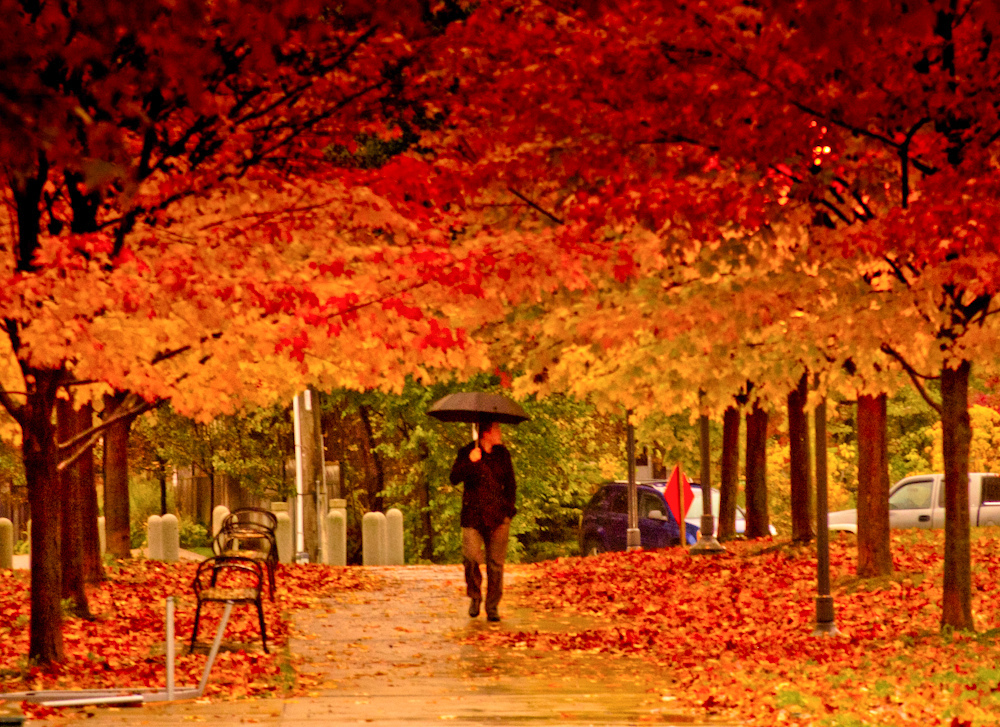
#> input picture images/autumn.jpg, 1000 x 727 px, given in place of mean_fig1_a.png, which was not available
$ python generate_result_image.py   (older library calls are emulated)
#> lines starting #> are read from the running program, lines starting #| are printed output that depends on the picture; pictures that were not available may be replaced by others from this repository, and a replacement may not be noted
### color_transfer/models.py
import cv2
import numpy as np
from scipy.stats import special_ortho_group
from color_transfer.utils import cx_rgb2lab, cx_lab2rgb

# machine epsilon for floating point arithmetic
eps = np.finfo(np.float32).eps

# F. Pitie 2007 Monge-Kantorovitch linear Colour transfer
# [298 lines left out: functions MKL_CX, mkl, REGRAIN_CX, regrain_cx, regrain_recursion, solve and 4 more, not called in this run]

# Erik Reinhard 2001 Color Transfer between Images
def Mean_CX(source_rgb, target_rgb, conversion):
    """
    compute using mean and standard deviation by Reinhard et al.
    http://erikreinhard.com/papers/colourtransfer.pdf
    :param source: source in RGB colour space (0-255) on numpy array
    :param target: target in RGB colour space (0-255) on numpy array
    :param conversion: 3 type colour space conversions required for mean model only
                       'opencv' = opencv-python package colour space conversion
                       'matrix' = colour space conversion matrix by Reinhard et al.
                                  http://erikreinhard.com/papers/colourtransfer.pdf
                       'noconv' = no colour space conversion
    :return: output image in RGB colour space (0-255) on numpy array
    """
    if source_rgb.ndim != 3 and target_rgb.ndim != 3:
        print('pictures must have 3 dimensions')
    if conversion == 'opencv':
        return opencv_mean_cx(source_rgb, target_rgb)
    if conversion == 'matrix':
        return matrix_mean_cx(source_rgb, target_rgb)
    if conversion == 'noconv':
        return noconv_mean_cx(source_rgb, target_rgb)

def opencv_mean_cx(source_rgb, target_rgb):
    """
    Colour transfer (CX) from target image's colour characteristics into source image,
    using opencv-python package to convert between colour space.
    :param source_rgb: source in RGB colour space (0-255) on numpy array
    :param target_rgb: target in RGB colour space (0-255) on numpy array
    :return: corrected image in RGB colour space (0-255) on numpy array
    """
    # convert from RGB to LAB colour space for source and target
    source_lab = cv2.cvtColor(source_rgb, cv2.COLOR_RGB2LAB).astype(np.float)
    target_lab = cv2.cvtColor(target_rgb, cv2.COLOR_RGB2LAB).astype(np.float)

    # statistics and colour correction
    correction = colour_correction(source_lab, target_lab, True)

    # convert from LAB to RGB colour space
    return cv2.cvtColor(correction.astype(np.uint8), cv2.COLOR_LAB2RGB)

def matrix_mean_cx(source_rgb, target_rgb):
    """
    Colour transfer (CX) from target image's colour characteristics into source image,
    by Reinhard et al. http://erikreinhard.com/papers/colourtransfer.pdf
    :param source_rgb: source in RGB colour space (0-255) on numpy array
    :param target_rgb: target in RGB colour space (0-255) on numpy array
    :return: corrected image in RGB colour space (0-255) on numpy array
    """
    # convert from RGB to LAB colour space for source and target
    source_lab = cx_rgb2lab(source_rgb, True)
    target_lab = cx_rgb2lab(target_rgb, True)

    # statistics and colour correction
    correction = colour_correction(source_lab, target_lab)

    # convert from LAB to RGB colour space
    return cx_lab2rgb(correction, True)

def noconv_mean_cx(source_rgb, target_rgb):
    """
    Colour transfer (CX) from target image's colour characteristics into source image,
    colour transfer directly on the RGB colour space.
    :param source_rgb: source in RGB colour space (0-255) on numpy array
    :param target_rgb: target in RGB colour space (0-255) on numpy array
    :return: corrected image in RGB colour space (0-255) on numpy array
    """

    # statistics and colour correction
    correction = colour_correction(source_rgb, target_rgb)

    # no colour space conversion
    return correction.astype(np.uint8)

def colour_correction(source_lab, target_lab, clip=False):
    """
    Colour correction is to compute mean and standard deviation,
    individually in for each axis under lab colour space.
    by Reinhard et al. http://erikreinhard.com/papers/colourtransfer.pdf
    :param source_lab: source in lab colour space on numpy array
    :param target_lab: target in lab colour space on numpy array
    :param clip: limit the data points range (0-255) for opencv-python conversion lab to RGB
    :return: corrected image in lab colour space on numpy array
    """
    # split into individual channel space for statistics and colour correction
    # to maximise the efficiency
    (source_l, source_a, source_b) = cv2.split(source_lab)
    (target_l, target_a, target_b) = cv2.split(target_lab)

    # FYP equation 4 subtract source mean from the source data points
    l = source_l - source_l.mean()
    a = source_a - source_a.mean()
    b = source_b - source_b.mean()

    # FYP equation 5 scale down by factoring the respective standard deviation
    l = (target_l.std() / source_l.std()) * l
    a = (target_a.std() / source_a.std()) * a
    b = (target_b.std() / source_b.std()) * b

    # adding the target mean back to the respective data points
    l = l + target_l.mean()
    a = a + target_a.mean()
    b = b + target_b.mean()

    # limit the data points range (0-255) for opencv-python conversion lab to RGB
    if clip:
        l = np.clip(l, 0, 255)
        a = np.clip(a, 0, 255)
        b = np.clip(b, 0, 255)

    # merge individual channel back into lab colour space
    return cv2.merge([l, a, b])

### color_transfer/utils.py
import numpy as np
import cv2

def cx_rgb2lab(image_rgb, log10):
    """
    Colour space conversion from RGB to lab space referencing from paper
    by Reinhard et al. http://erikreinhard.com/papers/colourtransfer.pdf
    :param image_rgb: image in RGB color space on numpy array
    :param log10: true = eliminate the skew by log10 on LMS, false = bypass log10 on LMS
    :return: image in lab color space on numpy array
    """
    # equation 2 to convert RGB space to XYZ space
    rgb2xyz_eq = [[0.5141, 0.3239, 0.1604],
                  [0.2651, 0.6702, 0.0641],
                  [0.0241, 0.1228, 0.8444]]

    # equation 3 to convert XYZ space to LMS space
    xyz2lms_eq = [[0.3897, 0.6890, -0.0787],
                  [-0.2298, 1.1834, 0.0464],
                  [0.0000, 0.0000, 1.0000]]

    # dot product of equation 2 and 3 to convert RGB space to LMS space (more precise)
    rgb2lms_eq1 = np.matmul(xyz2lms_eq, rgb2xyz_eq)

    # equation 4 (FYP equation 1) to to convert RGB space to LMS space
    rgb2lms_eq2 = [[0.3811, 0.5783, 0.0402],
                   [0.1967, 0.7244, 0.0782],
                   [0.0241, 0.1288, 0.8444]]

    # left of equation 6 (FYP equation 3) to convert LMS space to lab space
    lms2lab_eq1 = [[1 / np.sqrt(3), 0.0000, 0.0000],
                   [0.0000, 1 / np.sqrt(6), 0.0000],
                   [0.0000, 0.0000, 1 / np.sqrt(2)]]

    # right of equation 6 (FYP equation 3) to convert LMS space to lab space
    lms2lab_eq2 = [[1.0000, 1.0000, 1.0000],
                   [1.0000, 1.0000, -2.0000],
                   [1.0000, -1.0000, 0.0000]]

    # dot product of equation 6 (FYP equation 3) to convert LMS space to lab space
    lms2lab_eq = np.matmul(lms2lab_eq1, lms2lab_eq2)

    # split RGB into individual channel space for color space conversion to optimize the computation time
    r, g, b = cv2.split(image_rgb)

    # convert RGB space to LMS space
    L = r * rgb2lms_eq1[0][0] + g * rgb2lms_eq1[0][1] + b * rgb2lms_eq1[0][2]
    M = r * rgb2lms_eq1[1][0] + g * rgb2lms_eq1[1][1] + b * rgb2lms_eq1[1][2]
    S = r * rgb2lms_eq1[2][0] + g * rgb2lms_eq1[2][1] + b * rgb2lms_eq1[2][2]

    # to prevent divide by zero encountered in log python numpy machine epsilon
    eps = np.finfo(np.float32).eps

    # equation 5 (FYP equation 2) to eliminate the skew
    if log10:
        L = np.log10(L.clip(min=eps))
        M = np.log10(M.clip(min=eps))
        S = np.log10(S.clip(min=eps))

    # convert LMS space to lab space
    l = L * lms2lab_eq[0][0] + M * lms2lab_eq[0][1] + S * lms2lab_eq[0][2]
    a = L * lms2lab_eq[1][0] + M * lms2lab_eq[1][1] + S * lms2lab_eq[1][2]
    b = L * lms2lab_eq[2][0] + M * lms2lab_eq[2][1] + S * lms2lab_eq[2][2]

    # merge individual channel into lab color space
    return cv2.merge([l, a, b]).astype(np.float32)

def cx_lab2rgb(image_lab, power10):
    """
    Colour space conversion from lab to RGB space.
    by Reinhard et al. http://erikreinhard.com/papers/colourtransfer.pdf
    :param image_lab: image in lab colour space on numpy array
    :param power10: true = raise back to linear space, false = bypass power10 on LMS
    :return: image in RGB colour space on numpy array
    """
    # left of equation 8 (FYP equation 6) to convert lab space to LMS space
    lab2lms_eq1 = [[1.0000, 1.0000, 1.0000],
                   [1.0000, 1.0000, -1.0000],
                   [1.0000, -2.0000, 0.0000]]

    # right of equation 8 (FYP equation 6) to convert lab space to LMS space
    lab2lms_eq2 = [[np.sqrt(3)/3, 0.0000, 0.0000],
                   [0.0000, np.sqrt(6)/6, 0.0000],
                   [0.0000, 0.0000, np.sqrt(2)/2]]

    # dot product of equation 8 (FYP equation 6) to convert lab space to LMS space
    lab2lms_eq = np.matmul(lab2lms_eq1, lab2lms_eq2)

    # equation 9 (FYP equation 8) to convert LMS space to RGB space
    lms2rgb_eq = [[4.4679, -3.5876, 0.1193],
                  [-1.2186, 2.3809, -0.1624],
                  [0.0497, -0.2439, 1.2045]]

    # split lab into individual channel space for colour space conversion to optimize the computation time
    l, a, b = cv2.split(image_lab)

    # convert lab space to LMS space
    L = l * lab2lms_eq[0][0] + a * lab2lms_eq[0][1] + b * lab2lms_eq[0][2]
    M = l * lab2lms_eq[1][0] + a * lab2lms_eq[1][1] + b * lab2lms_eq[1][2]
    S = l * lab2lms_eq[2][0] + a * lab2lms_eq[2][1] + b * lab2lms_eq[2][2]

    # (FYP equation 7) raise back to linear space
    if power10:
        L = np.power(10, L)
        M = np.power(10, M)
        S = np.power(10, S)

    # convert LMS space to RGB space
    r = L * lms2rgb_eq[0][0] + M * lms2rgb_eq[0][1] + S * lms2rgb_eq[0][2]
    g = L * lms2rgb_eq[1][0] + M * lms2rgb_eq[1][1] + S * lms2rgb_eq[1][2]
    b = L * lms2rgb_eq[2][0] + M * lms2rgb_eq[2][1] + S * lms2rgb_eq[2][2]

    # merge individual channel into RGB colour space
    return cv2.merge([r, g, b]).astype(np.float32)

### color_transfer/color_transfer.py
from color_transfer.models import Mean_CX, MKL_CX, IDT_CX, REGRAIN_CX

def ColourXfer(source_rgb, target_rgb, model, conversion=None):
    """
    Colour transfer the source image with the target image's colour characteristics.
    :param source_rgb: source image in RGB colour space (0-255) on numpy array uint8
    :param target_rgb: target image in RGB colour space (0-255) on numpy array uint8
    :param conversion: 3 type colour space conversions required for mean model only
                  'opencv' = opencv-python package colour space conversion
                  'matrix' = colour space conversion matrix by Reinhard et al.
                             http://erikreinhard.com/papers/colourtransfer.pdf
                  'noconv' = no colour space conversion
    :param model: 4 type colour transfer models
                  'mean' = Mean model by Reinhard et al.
                           http://erikreinhard.com/papers/colourtransfer.pdf
                  'idt' = IDT model by Pitié et al.
                          https://github.com/frcs/colour-transfer/blob/master/publications/pitie05iccv.pdf
                  'regrain' = Regrain model by Pitié et al.
                              https://github.com/frcs/colour-transfer/blob/master/publications/pitie07cviu.pdf
                  'mkl' = MKL model by Pitié et al.
                          https://github.com/frcs/colour-transfer/blob/master/publications/pitie07cvmp.pdf
    :return: output_rgb: corrected image in RGB colour space (0-255) on numpy array uint8
    """
    if model == 'mean':
        return Mean_CX(source_rgb, target_rgb, conversion)
    if model == 'idt':
        return IDT_CX(source_rgb, target_rgb)
    if model == 'regrain':
        return REGRAIN_CX(source_rgb, target_rgb)
    if model == 'mkl':
        return MKL_CX(source_rgb, target_rgb)

### generate_result_image.py
import cv2
import matplotlib.pyplot as plt
from color_transfer.color_transfer import ColourXfer
from color_transfer.utils import cx_rgb2lab, cx_lab2rgb
import numpy as np


# 1) mean transfer using opencv and matrix colour space conversion on fig1(a) and fig1(B)
mean_fig1_a_path = "images/mean_fig1_a.png"
mean_fig1_a_bgr = cv2.imread(mean_fig1_a_path, cv2.IMREAD_COLOR)
#> mean_fig1_a_bgr is the input picture: shape (727, 1000, 3); mean B, G, R 13.8, 60.9, 164.3
mean_fig1_a_rgb = cv2.cvtColor(mean_fig1_a_bgr, cv2.COLOR_RGB2BGR)
mean_fig1_b_path = "images/mean_fig1_b.png"
mean_fig1_b_bgr = cv2.imread(mean_fig1_b_path, cv2.IMREAD_COLOR)
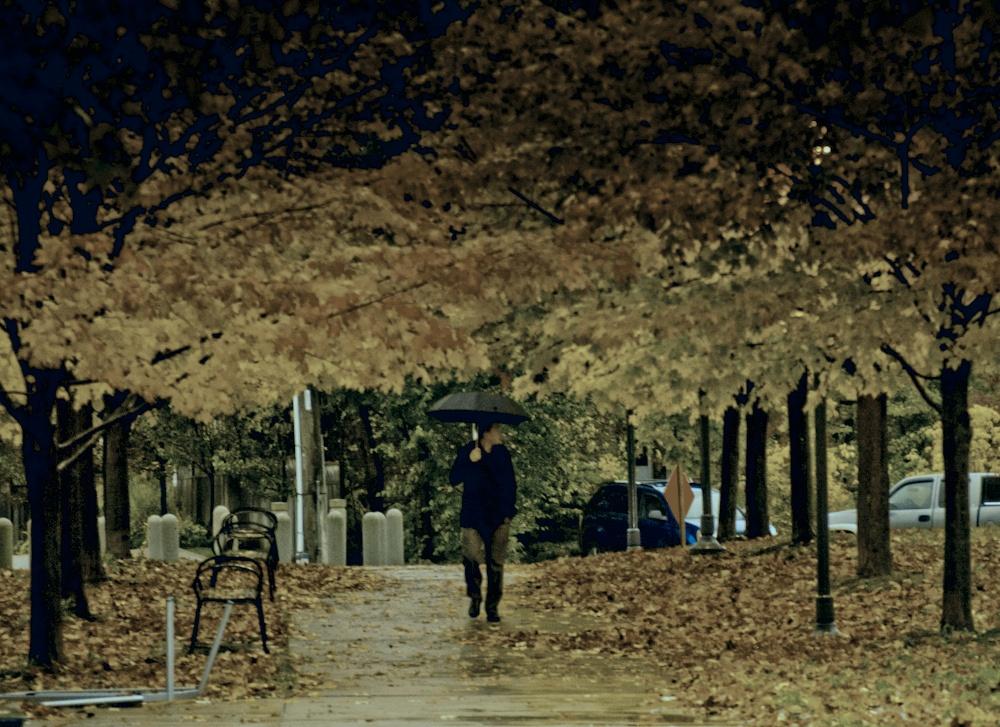
#> input picture images/autumn_fallingwater.jpg, 1000 x 727 px, given in place of mean_fig1_b.png, which was not available
#> mean_fig1_b_bgr is the input picture: shape (727, 1000, 3); mean B, G, R 43.3, 63.6, 68.1
mean_fig1_b_rgb = cv2.cvtColor(mean_fig1_b_bgr, cv2.COLOR_RGB2BGR)
mean_fig1_c_opencv_path = "images/mean_fig1_c_opencv.png"
mean_fig1_c_matrix_path = "images/mean_fig1_c_matrix.png"
mean_fig1_c_noconv_path = "images/mean_fig1_c_noconv.png"
mean_fig1_c_opencv_rgb = ColourXfer(mean_fig1_a_rgb, mean_fig1_b_rgb, model='mean', conversion='opencv')
mean_fig1_c_matrix_rgb = ColourXfer(mean_fig1_a_rgb, mean_fig1_b_rgb, model='mean', conversion='matrix')
#> in cx_rgb2lab, `M = r * rgb2lms_eq1[1][0] + g * rgb2lms_eq1[1][1] + b * rgb2lms_eq1[1]..`:
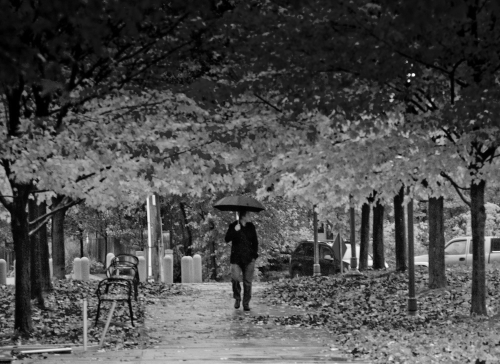
#> M: shape (727, 1000) float64 (shown at 1/2 size); min 0, max 254.1, mean 77.5
#> in cx_rgb2lab, `return cv2.merge([l, a, b]).astype(np.float32)`:
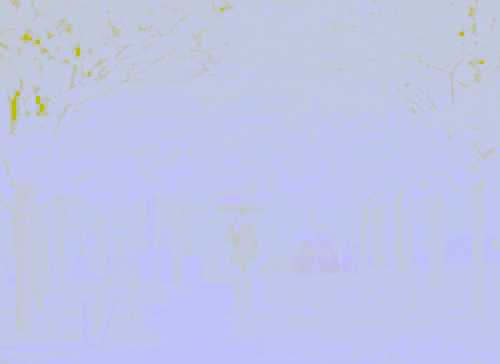
#> returned value: shape (727, 1000, 3) float32 (shown at 1/2 size); mean of channels 0, 1, 2 2.69, 0.583, 0.105; drawn with min black and max white
#> call 2 of cx_rgb2lab, with log10 = True
#> in cx_rgb2lab (call 2), `r, g, b = cv2.split(image_rgb)`:
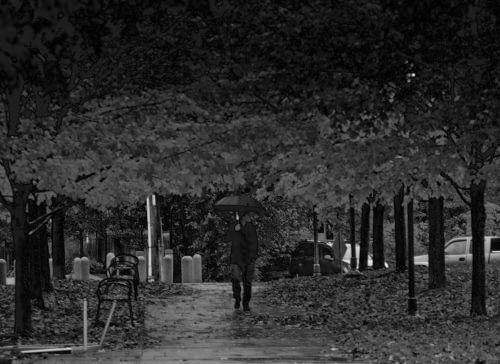
#> b: shape (727, 1000) (shown at 1/2 size); min 0, max 245, mean 43.3
#> in cx_rgb2lab (call 2), `L = np.log10(L.clip(min=eps))`:
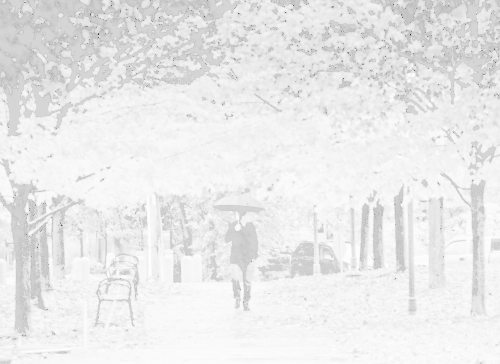
#> L: shape (727, 1000) float64 (shown at 1/2 size); min -6.92, max 2.34, mean 1.58; drawn with min black and max white
#> in cx_rgb2lab (call 2), `a = L * lms2lab_eq[1][0] + M * lms2lab_eq[1][1] + S * lms2lab_eq[1][2]`:
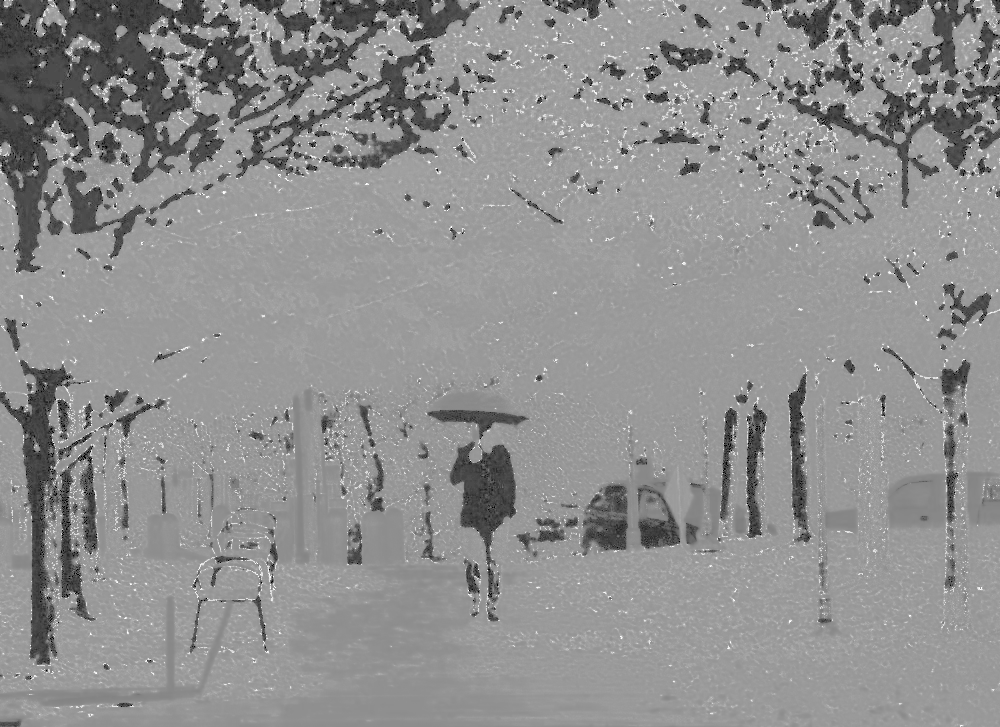
#> a: shape (727, 1000) float64; min -0.962, max 0.862, mean 0.066; drawn with min black and max white
mean_fig1_c_noconv_rgb = ColourXfer(mean_fig1_a_rgb, mean_fig1_b_rgb, model='mean', conversion='noconv')
mean_fig1_c_opencv_bgr = cv2.cvtColor(mean_fig1_c_opencv_rgb, cv2.COLOR_RGB2BGR)
mean_fig1_c_matrix_bgr = cv2.cvtColor(mean_fig1_c_matrix_rgb, cv2.COLOR_RGB2BGR)
mean_fig1_c_noconv_bgr = cv2.cvtColor(mean_fig1_c_noconv_rgb, cv2.COLOR_RGB2BGR)
cv2.imwrite(mean_fig1_c_opencv_path, mean_fig1_c_opencv_bgr)
cv2.imwrite(mean_fig1_c_matrix_path, mean_fig1_c_matrix_bgr)
cv2.imwrite(mean_fig1_c_noconv_path, mean_fig1_c_noconv_bgr)
mean_fig2_a_path = "images/mean_fig2_a.png"
mean_fig2_a_bgr = cv2.imread(mean_fig2_a_path, cv2.IMREAD_COLOR)
mean_fig2_a_rgb = cv2.cvtColor(mean_fig2_a_bgr, cv2.COLOR_RGB2BGR)
mean_fig2_b_path = "images/mean_fig2_b.png"
mean_fig2_b_bgr = cv2.imread(mean_fig2_b_path, cv2.IMREAD_COLOR)
#> (the run stopped early here; a loop or call above may not have finished)
